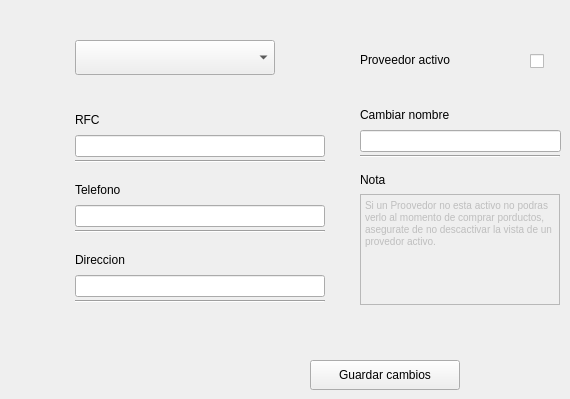
                      <widget class="QWidget" name="page_proveedores_editar">
                       <widget class="QLabel" name="label_51">
                        <property name="geometry">
                         <rect>
                          <x>75</x>
                          <y>110</y>
                          <width>150</width>
                          <height>20</height>
                         </rect>
                        </property>
                        <property name="text">
                         <string>RFC</string>
                        </property>
                       </widget>
                       <widget class="QLabel" name="label_52">
                        <property name="geometry">
                         <rect>
                          <x>360</x>
                          <y>170</y>
                          <width>150</width>
                          <height>20</height>
                         </rect>
                        </property>
                        <property name="text">
                         <string>Nota</string>
                        </property>
                       </widget>
                       <widget class="QCheckBox" name="proveedores_editar_check_activo">
                        <property name="geometry">
                         <rect>
                          <x>530</x>
                          <y>50</y>
                          <width>23</width>
                          <height>23</height>
                         </rect>
                        </property>
                        <property name="cursor">
                         <cursorShape>PointingHandCursor</cursorShape>
                        </property>
                        <property name="text">
                         <string/>
                        </property>
                       </widget>
                       <widget class="QComboBox" name="proveedores_editar_nombre">
                        <property name="geometry">
                         <rect>
                          <x>75</x>
                          <y>40</y>
                          <width>200</width>
                          <height>35</height>
                         </rect>
                        </property>
                        <property name="cursor">
                         <cursorShape>PointingHandCursor</cursorShape>
                        </property>
                       </widget>
                       <widget class="Line" name="line_56">
                        <property name="geometry">
                         <rect>
                          <x>75</x>
                          <y>160</y>
                          <width>250</width>
                          <height>2</height>
                         </rect>
                        </property>
                        <property name="orientation">
                         <enum>Qt::Horizontal</enum>
                        </property>
                       </widget>
                       <widget class="QLabel" name="label_54">
                        <property name="geometry">
                         <rect>
                          <x>360</x>
                          <y>50</y>
                          <width>161</width>
                          <height>20</height>
                         </rect>
                        </property>
                        <property name="text">
                         <string>Proveedor activo</string>
                        </property>
                       </widget>
                       <widget class="QTextEdit" name="proveedores_editar_nota">
                        <property name="enabled">
                         <bool>false</bool>
                        </property>
                        <property name="geometry">
                         <rect>
                          <x>360</x>
                          <y>194</y>
                          <width>200</width>
                          <height>111</height>
                         </rect>
                        </property>
                        <property name="html">
                         <string>&lt;!DOCTYPE HTML PUBLIC &quot;-//W3C//DTD HTML 4.0//EN&quot; &quot;http://www.w3.org/TR/REC-html40/strict.dtd&quot;&gt;
&lt;html&gt;&lt;head&gt;&lt;meta name=&quot;qrichtext&quot; content=&quot;1&quot; /&gt;&lt;style type=&quot;text/css&quot;&gt;
p, li { white-space: pre-wrap; }
&lt;/style&gt;&lt;/head&gt;&lt;body style=&quot; font-family:'MS Shell Dlg 2'; font-size:12pt; font-weight:400; font-style:normal;&quot;&gt;
&lt;p style=&quot; margin-top:0px; margin-bottom:0px; margin-left:0px; margin-right:0px; -qt-block-indent:0; text-indent:0px;&quot;&gt;&lt;span style=&quot; font-size:7.8pt;&quot;&gt;Si un Proovedor no esta activo no podras verlo al momento de comprar porductos, asegurate de no descactivar la vista de un provedor activo.&lt;/span&gt;&lt;/p&gt;&lt;/body&gt;&lt;/html&gt;</string>
                        </property>
                       </widget>
                       <widget class="QLineEdit" name="proveedores_editar_rfc">
                        <property name="geometry">
                         <rect>
                          <x>75</x>
                          <y>135</y>
                          <width>250</width>
                          <height>22</height>
                         </rect>
                        </property>
                       </widget>
                       <widget class="QLabel" name="label_53">
                        <property name="geometry">
                         <rect>
                          <x>360</x>
                          <y>105</y>
                          <width>150</width>
                          <height>20</height>
                         </rect>
                        </property>
                        <property name="text">
                         <string>Cambiar nombre</string>
                        </property>
                       </widget>
                       <widget class="QLineEdit" name="proveedores_editar_editar_nombre">
                        <property name="geometry">
                         <rect>
                          <x>360</x>
                          <y>130</y>
                          <width>201</width>
                          <height>22</height>
                         </rect>
                        </property>
                       </widget>
                       <widget class="Line" name="line_57">
                        <property name="geometry">
                         <rect>
                          <x>360</x>
                          <y>155</y>
                          <width>200</width>
                          <height>2</height>
                         </rect>
                        </property>
                        <property name="orientation">
                         <enum>Qt::Horizontal</enum>
                        </property>
                       </widget>
                       <widget class="QLabel" name="label_55">
                        <property name="geometry">
                         <rect>
                          <x>75</x>
                          <y>180</y>
                          <width>150</width>
                          <height>20</height>
                         </rect>
                        </property>
                        <property name="text">
                         <string>Telefono</string>
                        </property>
                       </widget>
                       <widget class="QLineEdit" name="proveedores_editar_telefono">
                        <property name="geometry">
                         <rect>
                          <x>75</x>
                          <y>205</y>
                          <width>250</width>
                          <height>22</height>
                         </rect>
                        </property>
                       </widget>
                       <widget class="Line" name="line_58">
                        <property name="geometry">
                         <rect>
                          <x>75</x>
                          <y>230</y>
                          <width>250</width>
                          <height>2</height>
                         </rect>
                        </property>
                        <property name="orientation">
                         <enum>Qt::Horizontal</enum>
                        </property>
                       </widget>
                       <widget class="QLabel" name="label_57">
                        <property name="geometry">
                         <rect>
                          <x>75</x>
                          <y>250</y>
                          <width>150</width>
                          <height>20</height>
                         </rect>
                        </property>
                        <property name="text">
                         <string>Direccion</string>
                        </property>
                       </widget>
                       <widget class="QLineEdit" name="proveedores_editar_direccion">
                        <property name="geometry">
                         <rect>
                          <x>75</x>
                          <y>275</y>
                          <width>250</width>
                          <height>22</height>
                         </rect>
                        </property>
                       </widget>
                       <widget class="Line" name="line_59">
                        <property name="geometry">
                         <rect>
                          <x>75</x>
                          <y>300</y>
                          <width>250</width>
                          <height>2</height>
                         </rect>
                        </property>
                        <property name="orientation">
                         <enum>Qt::Horizontal</enum>
                        </property>
                       </widget>
                       <widget class="QPushButton" name="proveedores_editar_guardar">
                        <property name="geometry">
                         <rect>
                          <x>310</x>
                          <y>360</y>
                          <width>150</width>
                          <height>30</height>
                         </rect>
                        </property>
                        <property name="text">
                         <string>Guardar cambios</string>
                        </property>
                       </widget>
                      </widget>
